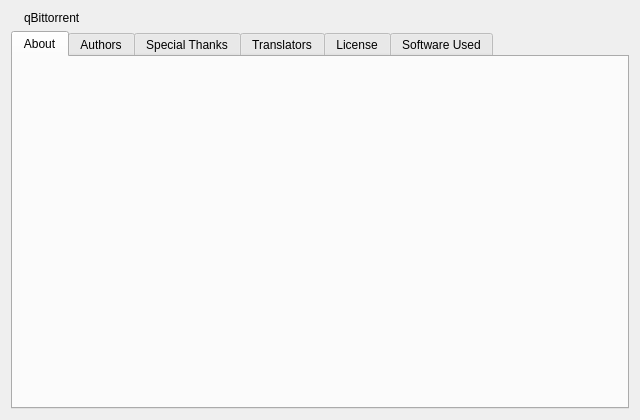
<?xml version="1.0" encoding="UTF-8"?>
<ui version="4.0">
 <author>Christophe Dumez</author>
 <class>AboutDialog</class>
 <widget class="QDialog" name="AboutDialog">
  <property name="geometry">
   <rect>
    <x>0</x>
    <y>0</y>
    <width>640</width>
    <height>420</height>
   </rect>
  </property>
  <property name="minimumSize">
   <size>
    <width>640</width>
    <height>420</height>
   </size>
  </property>
  <property name="windowTitle">
   <string>About qBittorrent</string>
  </property>
  <layout class="QVBoxLayout" name="aboutDlgLayout">
   <item>
    <layout class="QHBoxLayout" name="titleHBoxLayout">
     <item>
      <widget class="QLabel" name="logo"/>
     </item>
     <item>
      <widget class="QLabel" name="labelName">
       <property name="text">
        <string notr="true">qBittorrent</string>
       </property>
       <property name="textInteractionFlags">
        <set>Qt::TextInteractionFlag::LinksAccessibleByMouse|Qt::TextInteractionFlag::TextSelectableByKeyboard|Qt::TextInteractionFlag::TextSelectableByMouse</set>
       </property>
      </widget>
     </item>
     <item>
      <spacer name="horizontalSpacer_6">
       <property name="orientation">
        <enum>Qt::Orientation::Horizontal</enum>
       </property>
       <property name="sizeHint" stdset="0">
        <size>
         <width>0</width>
         <height>0</height>
        </size>
       </property>
      </spacer>
     </item>
    </layout>
   </item>
   <item>
    <widget class="QTabWidget" name="tw_tabs">
     <property name="currentIndex">
      <number>0</number>
     </property>
     <widget class="QWidget" name="aboutTab">
      <attribute name="title">
       <string>About</string>
      </attribute>
      <layout class="QGridLayout" name="aboutTabLayout">
       <item row="0" column="0">
        <widget class="QLabel" name="labelMascot">
         <property name="alignment">
          <set>Qt::AlignmentFlag::AlignLeading|Qt::AlignmentFlag::AlignLeft|Qt::AlignmentFlag::AlignTop</set>
         </property>
        </widget>
       </item>
       <item row="0" column="1">
        <widget class="QLabel" name="labelAbout">
         <property name="sizePolicy">
          <sizepolicy hsizetype="Expanding" vsizetype="Expanding">
           <horstretch>0</horstretch>
           <verstretch>0</verstretch>
          </sizepolicy>
         </property>
         <property name="alignment">
          <set>Qt::AlignmentFlag::AlignLeading|Qt::AlignmentFlag::AlignLeft|Qt::AlignmentFlag::AlignTop</set>
         </property>
         <property name="textFormat">
          <enum>Qt::TextFormat::RichText</enum>
         </property>
         <property name="wordWrap">
          <bool>true</bool>
         </property>
         <property name="openExternalLinks">
          <bool>true</bool>
         </property>
         <property name="textInteractionFlags">
          <set>Qt::TextInteractionFlag::LinksAccessibleByKeyboard|Qt::TextInteractionFlag::LinksAccessibleByMouse</set>
         </property>
        </widget>
       </item>
      </layout>
     </widget>
     <widget class="QWidget" name="authorTab">
      <attribute name="title">
       <string>Authors</string>
      </attribute>
      <layout class="QVBoxLayout" name="authorTabLayout">
       <property name="spacing">
        <number>12</number>
       </property>
       <item>
        <widget class="QGroupBox" name="groupBoxEdition">
         <property name="title">
          <string>This edition</string>
         </property>
         <layout class="QGridLayout" name="gridLayoutEdition">
          <item row="0" column="0">
           <widget class="QLabel" name="labelEditionName">
            <property name="text">
             <string>Name:</string>
            </property>
           </widget>
          </item>
          <item row="0" column="1">
           <widget class="QLabel" name="labelEditionNameValue">
            <property name="text">
             <string notr="true">Kettle Edition</string>
            </property>
           </widget>
          </item>
          <item row="1" column="0">
           <widget class="QLabel" name="labelEditionVersion">
            <property name="text">
             <string>Edition version:</string>
            </property>
           </widget>
          </item>
          <item row="1" column="1">
           <widget class="QLabel" name="labelEditionVersionValue">
            <property name="text">
             <string notr="true">1.0.0</string>
            </property>
           </widget>
          </item>
          <item row="2" column="0">
           <widget class="QLabel" name="labelEditionBase">
            <property name="text">
             <string>Based on:</string>
            </property>
           </widget>
          </item>
          <item row="2" column="1">
           <widget class="QLabel" name="labelEditionBaseValue">
            <property name="text">
             <string notr="true">qBittorrent</string>
            </property>
           </widget>
          </item>
          <item row="3" column="0">
           <widget class="QLabel" name="labelEditionMaintainer">
            <property name="text">
             <string>Maintainer:</string>
            </property>
           </widget>
          </item>
          <item row="3" column="1">
           <widget class="QLabel" name="labelEditionMaintainerValue">
            <property name="text">
             <string notr="true">Spyhawk</string>
            </property>
           </widget>
          </item>
          <item row="3" column="2">
           <spacer name="horizontalSpacerEdition">
            <property name="orientation">
             <enum>Qt::Orientation::Horizontal</enum>
            </property>
            <property name="sizeHint" stdset="0">
             <size>
              <width>0</width>
              <height>0</height>
             </size>
            </property>
           </spacer>
          </item>
         </layout>
        </widget>
       </item>
       <item>
        <widget class="QGroupBox" name="groupBox_2">
         <property name="title">
          <string>Current maintainer</string>
         </property>
         <layout class="QGridLayout" name="gridLayout_4">
          <item row="0" column="0">
           <widget class="QLabel" name="label_14">
            <property name="text">
             <string>Name:</string>
            </property>
           </widget>
          </item>
          <item row="0" column="1">
           <widget class="QLabel" name="label_17">
            <property name="text">
             <string notr="true">Sledgehammer999</string>
            </property>
           </widget>
          </item>
          <item row="1" column="0">
           <widget class="QLabel" name="label_15">
            <property name="text">
             <string>Nationality:</string>
            </property>
           </widget>
          </item>
          <item row="1" column="1">
           <widget class="QLabel" name="label_18">
            <property name="text">
             <string>Greece</string>
            </property>
           </widget>
          </item>
          <item row="2" column="0">
           <widget class="QLabel" name="label_16">
            <property name="text">
             <string>E-mail:</string>
            </property>
           </widget>
          </item>
          <item row="2" column="1">
           <widget class="QLabel" name="label_19">
            <property name="text">
             <string notr="true">&lt;a href=&quot;mailto:sledgehammer999@qbittorrent.org&quot;&gt;sledgehammer999@qbittorrent.org&lt;/a&gt;</string>
            </property>
            <property name="openExternalLinks">
             <bool>true</bool>
            </property>
            <property name="textInteractionFlags">
             <set>Qt::TextInteractionFlag::LinksAccessibleByMouse|Qt::TextInteractionFlag::TextSelectableByMouse</set>
            </property>
           </widget>
          </item>
          <item row="2" column="2">
           <spacer name="horizontalSpacer">
            <property name="orientation">
             <enum>Qt::Orientation::Horizontal</enum>
            </property>
            <property name="sizeHint" stdset="0">
             <size>
              <width>0</width>
              <height>0</height>
             </size>
            </property>
           </spacer>
          </item>
         </layout>
        </widget>
       </item>
       <item>
        <widget class="QGroupBox" name="groupBox">
         <property name="title">
          <string>Original author</string>
         </property>
         <layout class="QGridLayout" name="gridLayout_5">
          <item row="0" column="0">
           <widget class="QLabel" name="label_3">
            <property name="text">
             <string>Name:</string>
            </property>
           </widget>
          </item>
          <item row="0" column="1">
           <widget class="QLabel" name="label_2">
            <property name="text">
             <string notr="true">Christophe Dumez</string>
            </property>
           </widget>
          </item>
          <item row="1" column="0">
           <widget class="QLabel" name="label_4">
            <property name="text">
             <string>Nationality:</string>
            </property>
           </widget>
          </item>
          <item row="1" column="1">
           <widget class="QLabel" name="label_7">
            <property name="text">
             <string>France</string>
            </property>
           </widget>
          </item>
          <item row="2" column="0">
           <widget class="QLabel" name="label_5">
            <property name="text">
             <string>E-mail:</string>
            </property>
           </widget>
          </item>
          <item row="2" column="1">
           <widget class="QLabel" name="label_6">
            <property name="text">
             <string notr="true">&lt;a href=&quot;mailto:chris@qbittorrent.org&quot;&gt;chris@qbittorrent.org&lt;/a&gt;</string>
            </property>
            <property name="openExternalLinks">
             <bool>true</bool>
            </property>
            <property name="textInteractionFlags">
             <set>Qt::TextInteractionFlag::LinksAccessibleByMouse|Qt::TextInteractionFlag::TextSelectableByMouse</set>
            </property>
           </widget>
          </item>
          <item row="2" column="2">
           <spacer name="horizontalSpacer_2">
            <property name="orientation">
             <enum>Qt::Orientation::Horizontal</enum>
            </property>
            <property name="sizeHint" stdset="0">
             <size>
              <width>0</width>
              <height>0</height>
             </size>
            </property>
           </spacer>
          </item>
         </layout>
        </widget>
       </item>
       <item>
        <spacer name="verticalSpacer">
         <property name="orientation">
          <enum>Qt::Orientation::Vertical</enum>
         </property>
         <property name="sizeHint" stdset="0">
          <size>
           <width>0</width>
           <height>0</height>
          </size>
         </property>
        </spacer>
       </item>
      </layout>
     </widget>
     <widget class="QWidget" name="thanksTab">
      <attribute name="title">
       <string>Special Thanks</string>
      </attribute>
      <layout class="QVBoxLayout" name="thanksTabLayout">
       <property name="leftMargin">
        <number>0</number>
       </property>
       <property name="topMargin">
        <number>0</number>
       </property>
       <property name="rightMargin">
        <number>0</number>
       </property>
       <property name="bottomMargin">
        <number>0</number>
       </property>
       <item>
        <widget class="QTextBrowser" name="textBrowserThanks">
         <property name="openExternalLinks">
          <bool>true</bool>
         </property>
        </widget>
       </item>
      </layout>
     </widget>
     <widget class="QWidget" name="translationTab">
      <attribute name="title">
       <string>Translators</string>
      </attribute>
      <layout class="QVBoxLayout" name="translationTabLayout">
       <property name="leftMargin">
        <number>0</number>
       </property>
       <property name="topMargin">
        <number>0</number>
       </property>
       <property name="rightMargin">
        <number>0</number>
       </property>
       <property name="bottomMargin">
        <number>0</number>
       </property>
       <item>
        <widget class="QTextBrowser" name="textBrowserTranslation">
         <property name="lineWrapMode">
          <enum>QTextEdit::LineWrapMode::NoWrap</enum>
         </property>
         <property name="openExternalLinks">
          <bool>true</bool>
         </property>
        </widget>
       </item>
      </layout>
     </widget>
     <widget class="QWidget" name="licenseTab">
      <attribute name="title">
       <string>License</string>
      </attribute>
      <layout class="QVBoxLayout" name="licenseTabLayout">
       <property name="leftMargin">
        <number>0</number>
       </property>
       <property name="topMargin">
        <number>0</number>
       </property>
       <property name="rightMargin">
        <number>0</number>
       </property>
       <property name="bottomMargin">
        <number>0</number>
       </property>
       <item>
        <widget class="QTextBrowser" name="textBrowserLicense">
         <property name="openExternalLinks">
          <bool>true</bool>
         </property>
        </widget>
       </item>
      </layout>
     </widget>
     <widget class="QWidget" name="SoftwareUsedTab">
      <attribute name="title">
       <string>Software Used</string>
      </attribute>
      <layout class="QVBoxLayout" name="SoftwareUsedTabLayout">
       <item>
        <layout class="QHBoxLayout" name="horizontalLayout">
         <item>
          <widget class="QLabel" name="label">
           <property name="text">
            <string>qBittorrent was built with the following libraries:</string>
           </property>
          </widget>
         </item>
         <item>
          <spacer name="horizontalSpacer_5">
           <property name="orientation">
            <enum>Qt::Orientation::Horizontal</enum>
           </property>
           <property name="sizeHint" stdset="0">
            <size>
             <width>40</width>
             <height>20</height>
            </size>
           </property>
          </spacer>
         </item>
         <item>
          <widget class="QPushButton" name="btnCopyToClipboard">
           <property name="text">
            <string>Copy to clipboard</string>
           </property>
          </widget>
         </item>
        </layout>
       </item>
       <item>
        <widget class="Line" name="line_2">
         <property name="orientation">
          <enum>Qt::Orientation::Horizontal</enum>
         </property>
        </widget>
       </item>
       <item>
        <layout class="QGridLayout" name="gridLayout">
         <item row="0" column="1">
          <widget class="QLabel" name="labelQt">
           <property name="text">
            <string notr="true">Qt:</string>
           </property>
           <property name="alignment">
            <set>Qt::AlignmentFlag::AlignRight|Qt::AlignmentFlag::AlignTrailing|Qt::AlignmentFlag::AlignVCenter</set>
           </property>
           <property name="textInteractionFlags">
            <set>Qt::TextInteractionFlag::LinksAccessibleByMouse|Qt::TextInteractionFlag::TextSelectableByMouse</set>
           </property>
          </widget>
         </item>
         <item row="0" column="2">
          <widget class="QLabel" name="labelQtVer">
           <property name="textInteractionFlags">
            <set>Qt::TextInteractionFlag::LinksAccessibleByMouse|Qt::TextInteractionFlag::TextSelectableByMouse</set>
           </property>
          </widget>
         </item>
         <item row="1" column="0">
          <spacer name="horizontalSpacer_4">
           <property name="orientation">
            <enum>Qt::Orientation::Horizontal</enum>
           </property>
           <property name="sizeHint" stdset="0">
            <size>
             <width>0</width>
             <height>0</height>
            </size>
           </property>
          </spacer>
         </item>
         <item row="1" column="1">
          <widget class="QLabel" name="labelLibt">
           <property name="text">
            <string notr="true">Libtorrent:</string>
           </property>
           <property name="alignment">
            <set>Qt::AlignmentFlag::AlignRight|Qt::AlignmentFlag::AlignTrailing|Qt::AlignmentFlag::AlignVCenter</set>
           </property>
           <property name="textInteractionFlags">
            <set>Qt::TextInteractionFlag::LinksAccessibleByMouse|Qt::TextInteractionFlag::TextSelectableByMouse</set>
           </property>
          </widget>
         </item>
         <item row="1" column="2">
          <widget class="QLabel" name="labelLibtVer">
           <property name="textInteractionFlags">
            <set>Qt::TextInteractionFlag::LinksAccessibleByMouse|Qt::TextInteractionFlag::TextSelectableByMouse</set>
           </property>
          </widget>
         </item>
         <item row="1" column="3">
          <spacer name="horizontalSpacer_3">
           <property name="orientation">
            <enum>Qt::Orientation::Horizontal</enum>
           </property>
           <property name="sizeHint" stdset="0">
            <size>
             <width>0</width>
             <height>0</height>
            </size>
           </property>
          </spacer>
         </item>
         <item row="2" column="1">
          <widget class="QLabel" name="labelBoost">
           <property name="text">
            <string notr="true">Boost:</string>
           </property>
           <property name="alignment">
            <set>Qt::AlignmentFlag::AlignRight|Qt::AlignmentFlag::AlignTrailing|Qt::AlignmentFlag::AlignVCenter</set>
           </property>
           <property name="textInteractionFlags">
            <set>Qt::TextInteractionFlag::LinksAccessibleByMouse|Qt::TextInteractionFlag::TextSelectableByMouse</set>
           </property>
          </widget>
         </item>
         <item row="2" column="2">
          <widget class="QLabel" name="labelBoostVer">
           <property name="textInteractionFlags">
            <set>Qt::TextInteractionFlag::LinksAccessibleByMouse|Qt::TextInteractionFlag::TextSelectableByMouse</set>
           </property>
          </widget>
         </item>
         <item row="3" column="1">
          <widget class="QLabel" name="labelOpenssl">
           <property name="text">
            <string notr="true">OpenSSL:</string>
           </property>
           <property name="alignment">
            <set>Qt::AlignmentFlag::AlignRight|Qt::AlignmentFlag::AlignTrailing|Qt::AlignmentFlag::AlignVCenter</set>
           </property>
           <property name="textInteractionFlags">
            <set>Qt::TextInteractionFlag::LinksAccessibleByMouse|Qt::TextInteractionFlag::TextSelectableByMouse</set>
           </property>
          </widget>
         </item>
         <item row="3" column="2">
          <widget class="QLabel" name="labelOpensslVer">
           <property name="textInteractionFlags">
            <set>Qt::TextInteractionFlag::LinksAccessibleByMouse|Qt::TextInteractionFlag::TextSelectableByMouse</set>
           </property>
          </widget>
         </item>
         <item row="4" column="1">
          <widget class="QLabel" name="labelZlib">
           <property name="text">
            <string notr="true">zlib:</string>
           </property>
           <property name="alignment">
            <set>Qt::AlignmentFlag::AlignRight|Qt::AlignmentFlag::AlignTrailing|Qt::AlignmentFlag::AlignVCenter</set>
           </property>
           <property name="textInteractionFlags">
            <set>Qt::TextInteractionFlag::LinksAccessibleByMouse|Qt::TextInteractionFlag::TextSelectableByMouse</set>
           </property>
          </widget>
         </item>
         <item row="4" column="2">
          <widget class="QLabel" name="labelZlibVer">
           <property name="textInteractionFlags">
            <set>Qt::TextInteractionFlag::LinksAccessibleByMouse|Qt::TextInteractionFlag::TextSelectableByMouse</set>
           </property>
          </widget>
         </item>
         <item row="5" column="1">
          <widget class="QLabel" name="labelSqlite">
           <property name="text">
            <string notr="true">SQLite:</string>
           </property>
           <property name="alignment">
            <set>Qt::AlignmentFlag::AlignRight|Qt::AlignmentFlag::AlignTrailing|Qt::AlignmentFlag::AlignVCenter</set>
           </property>
           <property name="textInteractionFlags">
            <set>Qt::TextInteractionFlag::LinksAccessibleByMouse|Qt::TextInteractionFlag::TextSelectableByMouse</set>
           </property>
          </widget>
         </item>
         <item row="5" column="2">
          <widget class="QLabel" name="labelSqliteVer">
           <property name="textInteractionFlags">
            <set>Qt::TextInteractionFlag::LinksAccessibleByMouse|Qt::TextInteractionFlag::TextSelectableByMouse</set>
           </property>
          </widget>
         </item>
        </layout>
       </item>
       <item>
        <widget class="Line" name="line">
         <property name="orientation">
          <enum>Qt::Orientation::Horizontal</enum>
         </property>
        </widget>
       </item>
       <item>
        <widget class="QLabel" name="labelDBIP">
         <property name="text">
          <string notr="true">DB-IP license text</string>
         </property>
         <property name="wordWrap">
          <bool>true</bool>
         </property>
         <property name="openExternalLinks">
          <bool>true</bool>
         </property>
         <property name="textInteractionFlags">
          <set>Qt::TextInteractionFlag::LinksAccessibleByKeyboard|Qt::TextInteractionFlag::LinksAccessibleByMouse</set>
         </property>
        </widget>
       </item>
       <item>
        <spacer name="verticalSpacer_2">
         <property name="orientation">
          <enum>Qt::Orientation::Vertical</enum>
         </property>
         <property name="sizeHint" stdset="0">
          <size>
           <width>0</width>
           <height>0</height>
          </size>
         </property>
        </spacer>
       </item>
      </layout>
     </widget>
    </widget>
   </item>
  </layout>
 </widget>
 <resources/>
 <connections/>
</ui>
